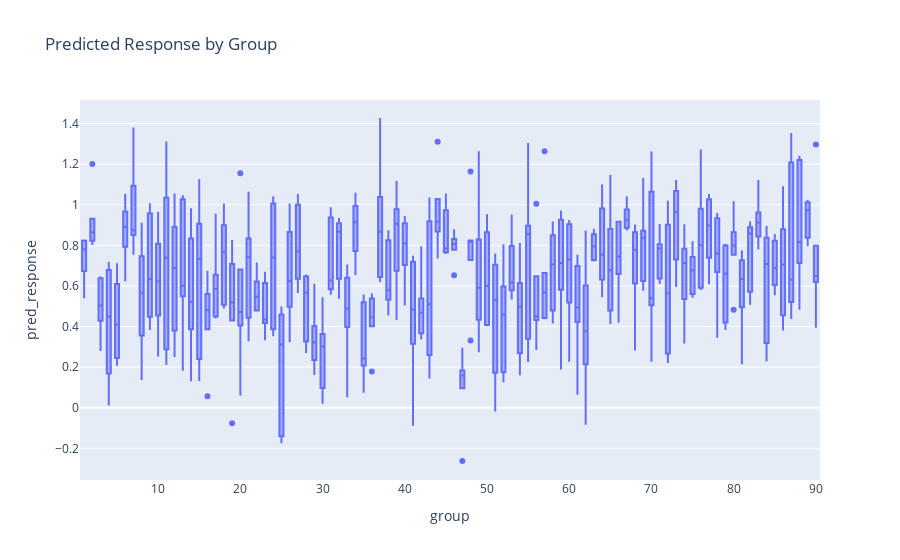

Notebook code cell kept with this figure:
### Code cell
obs = runs.get_grouped_obs()
# Plot boxplot of predicted response by group
fig = px.box(obs, x='group', y='pred_response', points=None, title="Predicted Response by Group")
fig.show()

# Plot lineplot of group means
group_means = obs.groupby('group')['pred_response'].mean().reset_index()
sns.lineplot(data=group_means, x='group', y='pred_response', marker='o', color='red', label='Mean')

### Figure 1 — Plotly figure (JSON) as saved in the notebook; plotly's stock layout.template omitted (floating-point values rounded to 4 significant figures; data arrays with more than 128 entries replaced by an {"elided": "..."} marker saying what was removed)
{"data": [{"alignmentgroup": "True", "hovertemplate": "group=%{x}<br>pred_response=%{y}<extra></extra>", "legendgroup": "", "marker": {"color": "#636efa"}, "name": "", "notched": false, "offsetgroup": "", "orientation": "v", "showlegend": false, "type": "box", "x": {"elided": "540 int values"}, "x0": " ", "xaxis": "x", "y": {"elided": "540 float values"}, "y0": " ", "yaxis": "y"}], "layout": {"boxmode": "group", "legend": {"tracegroupgap": 0}, "title": {"text": "Predicted Response by Group"}, "xaxis": {"anchor": "y", "domain": [0, 1], "title": {"text": "group"}}, "yaxis": {"anchor": "x", "domain": [0, 1], "title": {"text": "pred_response"}}}}
